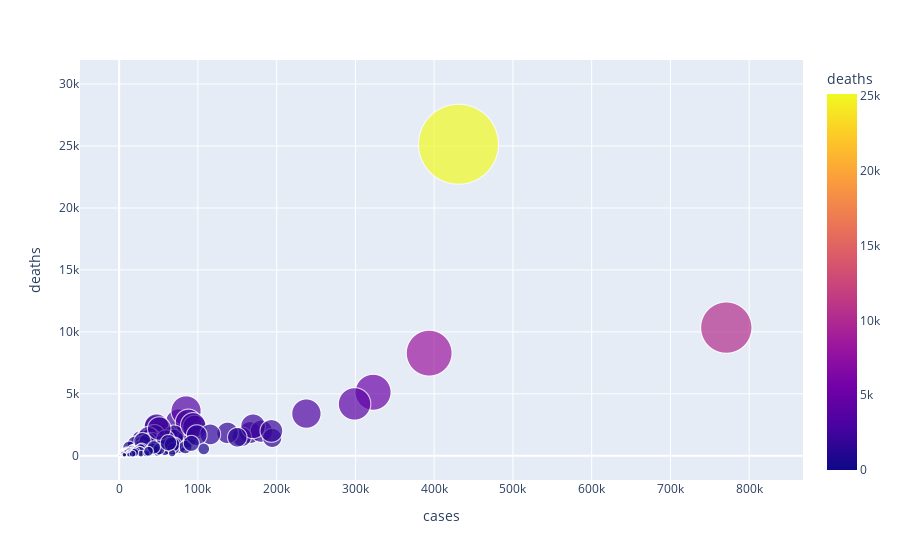

The notebook cell saved with this chart:
### Code cell
px.scatter(percounty20, x='cases', y= 'deaths', 
           hover_data=['state', 'county'],
           color='deaths', size='deaths', size_max=80)

### Figure 1 — Plotly figure (JSON) as saved in the notebook; plotly's stock layout.template omitted (floating-point values rounded to 4 significant figures; data arrays with more than 128 entries replaced by an {"elided": "..."} marker saying what was removed)
{"data": [{"customdata": {"elided": "3137x2 str values"}, "hovertemplate": "cases=%{x}<br>deaths=%{marker.color}<br>state=%{customdata[0]}<br>county=%{customdata[1]}<extra></extra>", "legendgroup": "", "marker": {"color": {"elided": "3137 int values"}, "coloraxis": "coloraxis", "size": {"elided": "3137 int values"}, "sizemode": "area", "sizeref": 3.929, "symbol": "circle"}, "mode": "markers", "name": "", "showlegend": false, "type": "scattergl", "x": {"elided": "3137 int values"}, "xaxis": "x", "y": {"elided": "3137 int values"}, "yaxis": "y"}], "layout": {"autosize": true, "coloraxis": {"colorbar": {"title": {"text": "deaths"}}, "colorscale": [[0, "#0d0887"], [0.1111, "#46039f"], [0.2222, "#7201a8"], [0.3333, "#9c179e"], [0.4444, "#bd3786"], [0.5556, "#d8576b"], [0.6667, "#ed7953"], [0.7778, "#fb9f3a"], [0.8889, "#fdca26"], [1, "#f0f921"]]}, "legend": {"itemsizing": "constant", "tracegroupgap": 0}, "margin": {"t": 60}, "xaxis": {"anchor": "y", "autorange": true, "domain": [0, 1], "range": [-47080.0, 847500.0], "title": {"text": "cases"}, "type": "linear"}, "yaxis": {"anchor": "x", "autorange": true, "domain": [0, 1], "range": [-2412.0, 34530.0], "title": {"text": "deaths"}, "type": "linear"}}}
